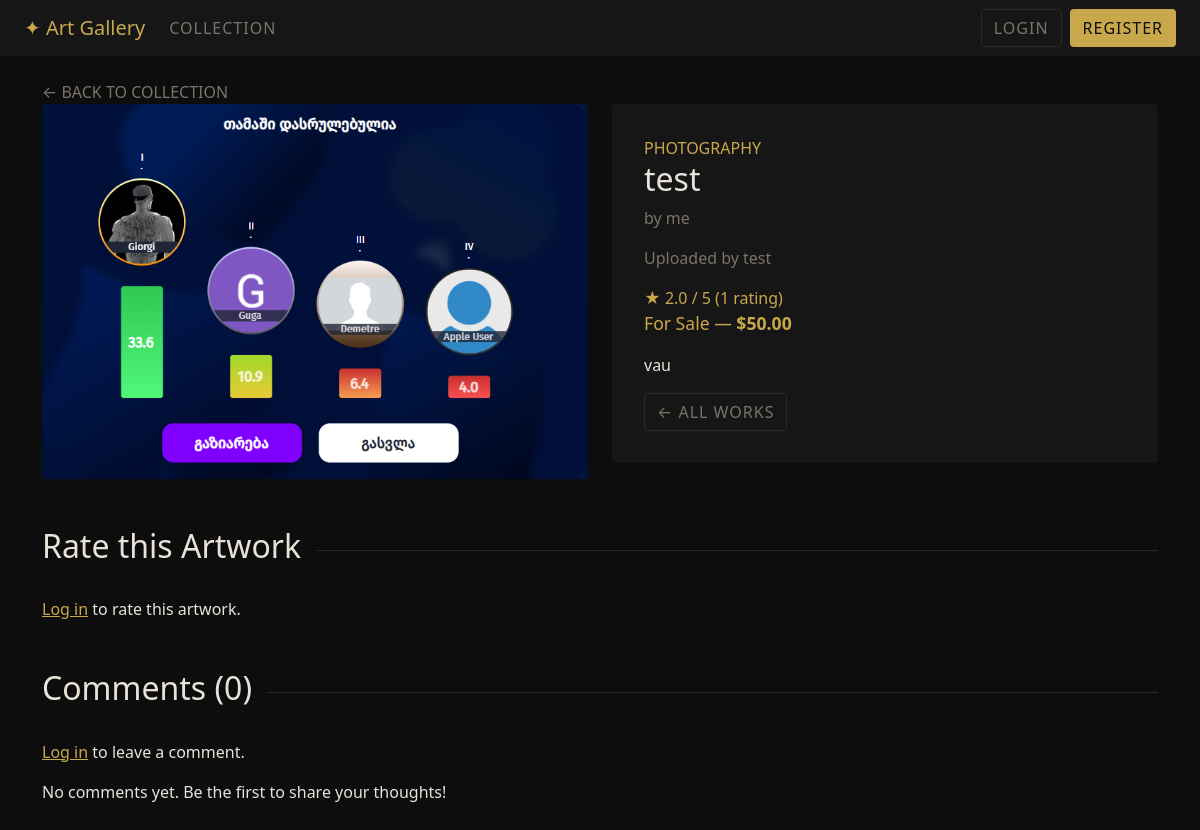
Page /artwork/1 on the committed database.
### models.py (models this page shows, shortened)
class BaseModel:
    def create(self):
        db.session.add(self)
        db.session.commit()

class Artwork(db.Model, BaseModel):
    __tablename__ = "artworks"
    id = db.Column(db.Integer(), primary_key=True)
    title = db.Column(db.String(), nullable=False)
    artist = db.Column(db.String(), nullable=False)
    category = db.Column(db.String(), nullable=False)
    description = db.Column(db.String(), nullable=False)
    image = db.Column(db.String())
    price = db.Column(db.Float(), nullable=True)
    for_sale = db.Column(db.Boolean(), default=False)
    user_id = db.Column(db.Integer(), db.ForeignKey("users.id"), nullable=True)
    comments = db.relationship("Comment", backref="artwork", lazy=True, cascade="all, delete-orphan")
    ratings = db.relationship("Rating", backref="artwork", lazy=True, cascade="all, delete-orphan")
    @property
    def average_rating(self):
        if not self.ratings:
            return None
        return round(sum(r.value for r in self.ratings) / len(self.ratings), 1)
    @property
    def rating_count(self):
        return len(self.ratings)

class User(db.Model, BaseModel, UserMixin):
    __tablename__ = "users"
    id = db.Column(db.Integer(), primary_key=True)
    username = db.Column(db.String())
    password = db.Column(db.String())
    role = db.Column(db.String(), default="Guest")
    artworks = db.relationship("Artwork", backref="owner", lazy=True)
    comments = db.relationship("Comment", backref="author", lazy=True)
    ratings = db.relationship("Rating", backref="user", lazy=True)
    favorite_artworks = db.relationship(
        "Artwork",
        secondary=favorites,
        backref=db.backref("favorited_by", lazy="dynamic"),
        lazy="dynamic",
    )

class Rating(db.Model, BaseModel):
    __tablename__ = "ratings"
    id = db.Column(db.Integer(), primary_key=True)
    value = db.Column(db.Integer(), nullable=False)  # 1-5
    user_id = db.Column(db.Integer(), db.ForeignKey("users.id"), nullable=False)
    artwork_id = db.Column(db.Integer(), db.ForeignKey("artworks.id"), nullable=False)
    __table_args__ = (db.UniqueConstraint("user_id", "artwork_id", name="unique_user_artwork_rating"),)

### routes.py (the view, shortened to what this page needs)
@app.route("/artwork/<int:artwork_id>", methods=["GET", "POST"])
def artwork_details(artwork_id):
    artwork = Artwork.query.get(artwork_id)
    comment_form = CommentForm()
    rating_form = RatingForm()
    comments = Comment.query.filter_by(artwork_id=artwork.id).order_by(Comment.created_at.desc()).all()
    user_rating = None
    is_favorited = False
    if current_user.is_authenticated:
        existing_rating = Rating.query.filter_by(user_id=current_user.id, artwork_id=artwork.id).first()
        if existing_rating:
            user_rating = existing_rating.value
        is_favorited = current_user.favorite_artworks.filter_by(id=artwork.id).first() is not None
    return render_template(
        "artwork_details.html",
        artwork=artwork,
        comments=comments,
        comment_form=comment_form,
        rating_form=rating_form,
        user_rating=user_rating,
        is_favorited=is_favorited,
    )

### templates/artwork_details.html (shortened to what this page needs)
{% extends 'base.html' %}
{% block content %}
<a href="/" class="detail-back">← Back to Collection</a>
<div class="row g-4">
  <div class="col-lg-6">
    <img src="/static/images/{{ artwork.image }}" class="detail-image" alt="{{ artwork.title }}">
  </div>
  <div class="col-lg-6">
    <div class="detail-panel">
      <span class="category-badge">{{ artwork.category }}</span>
      <h2>{{ artwork.title }}</h2>
      <p class="meta">by {{ artwork.artist }}</p>
      {% if artwork.owner %}
      <p class="meta">Uploaded by {{ artwork.owner.username }}</p>
      {% endif %}
      {% if artwork.average_rating %}
      <p class="detail-rating">★ {{ artwork.average_rating }} / 5 ({{ artwork.rating_count }} rating{% if artwork.rating_count != 1 %}s{% endif %})</p>
      {% else %}
      <p class="detail-rating">No ratings yet</p>
      {% endif %}
      {% if artwork.for_sale %}
      <p class="sale-info">
        For Sale{% if artwork.price %} — <strong>${{ "%.2f"|format(artwork.price) }}</strong>{% endif %}
      </p>
      {% endif %}
      <p class="description">{{ artwork.description }}</p>
      <div class="detail-actions">
        <a href="/" class="btn btn-ghost">← All Works</a>
      </div>
    </div>
  </div>
</div>
<div class="section-divider">
  <h2>Rate this Artwork</h2>
</div>
{% if current_user.is_authenticated %}
<form method="POST" class="rating-form">
  {{ rating_form.hidden_tag() }}
  {{ rating_form.value(class="form-select") }}
  <button type="submit" name="submit_rating" class="btn btn-gold">
    {% if user_rating %}Update Rating{% else %}Submit Rating{% endif %}
  </button>
  {% if user_rating %}
  <span class="meta">Your current rating: {{ user_rating }} / 5</span>
  {% endif %}
</form>
{% else %}
<p class="meta"><a href="/login" class="btn-link-gold">Log in</a> to rate this artwork.</p>
{% endif %}
<div class="section-divider">
  <h2>Comments ({{ comments | length }})</h2>
</div>
{% if current_user.is_authenticated %}
<form method="POST" class="comment-form">
  {{ comment_form.hidden_tag() }}
  <div class="form-row">{{ comment_form.text(class="form-control", placeholder="Share your thoughts...", rows=3) }}</div>
  <button type="submit" name="submit_comment" class="btn btn-gold">Post Comment</button>
</form>
{% else %}
<p class="meta"><a href="/login" class="btn-link-gold">Log in</a> to leave a comment.</p>
{% endif %}
<div class="comments-list">
  {% for comment in comments %}
  <div class="comment-item">
    <p class="comment-author">{{ comment.author.username }} <span class="comment-date">{{ comment.created_at.strftime('%b %d, %Y %H:%M') }}</span></p>
    <p class="comment-text">{{ comment.text }}</p>
  </div>
  {% else %}
  <p class="meta">No comments yet. Be the first to share your thoughts!</p>
  {% endfor %}
</div>
{% endblock %}

### static/style.css (style rules this page uses)
body { background-color: #0d0d0d; color: #e8e2d9; }
.btn { text-transform: uppercase; letter-spacing: 1px; border-radius: 4px; }
.btn-ghost { background-color: transparent; color: #7a7468; border: 1px solid #2a2a2a; }
.detail-back { color: #7a7468; text-decoration: none; text-transform: uppercase; }
.detail-image { width: 100%; max-height: 420px; object-fit: cover; border-radius: 4px; }
.detail-panel { background-color: #161616; border-radius: 4px; padding: 2rem; }
.detail-panel .meta { color: #7a7468; }
.detail-panel .category-badge { color: #c9a84c; text-transform: uppercase; }
.section-divider { display: flex; align-items: center; gap: 1rem; margin: 3rem 0 1.5rem; }
.section-divider::after { content: ""; flex: 1; height: 1px; background-color: #2a2a2a; }
.card-rating, .detail-rating { color: #c9a84c; margin-bottom: 0; }
.sale-info { color: #c9a84c; font-size: 1.1rem; }
.comments-list { display: flex; flex-direction: column; gap: 1rem; }
.btn-link-gold { color: #c9a84c; text-decoration: underline; }

### rows in the picture
Artwork: image (picture), category "PHOTOGRAPHY", title "test", artist "me", price "50.00", description "vau"
User: owner.username "test"
Rating: average_rating "2.0"

### other values in the picture
{{ artwork.rating_count }} "1"
{{ comments | length }} "0"
